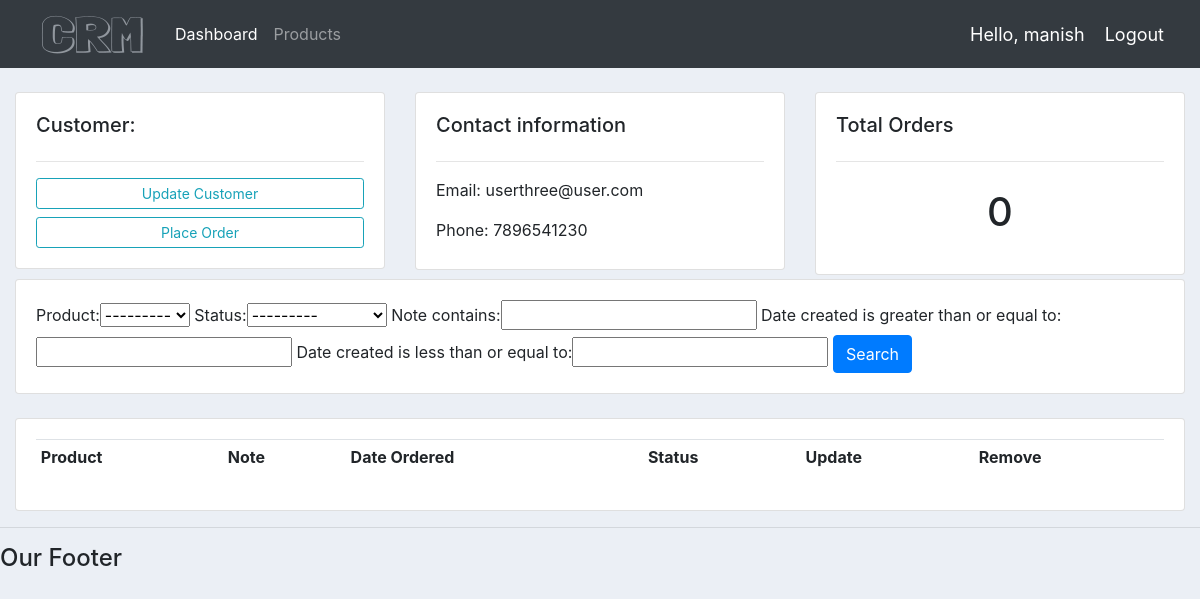
The app's page /customer/4 (signed in), older data.
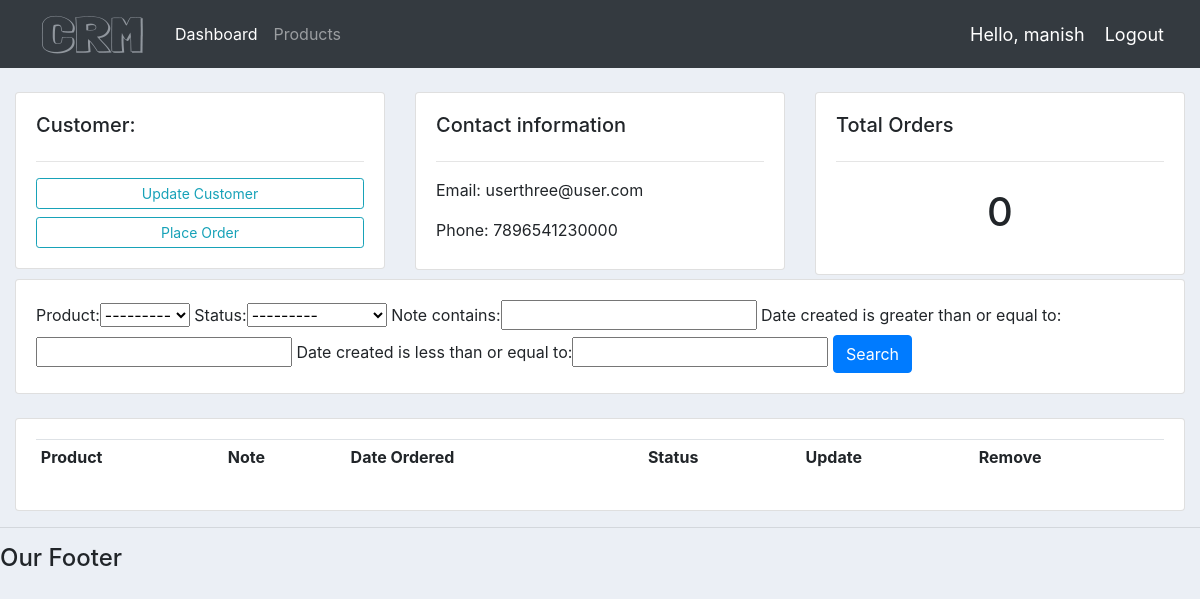
The same page, newer data.
### accounts/models.py (models this page shows, shortened)
class Customer(models.Model):
    user = models.OneToOneField(User, null=True, blank=True, on_delete=models.CASCADE)
    name = models.CharField(max_length=200, null=True)
    phone = models.CharField(max_length=200, null=True)
    email = models.CharField(max_length=200, null=True)
    profile_pic = models.ImageField(default="pro3.png", null=True, blank=True)
    date_created = models.DateTimeField(auto_now_add=True, null=True)

### accounts/decorators.py (the view)
        def wrapper_func(request, *args, **kwargs):
            group = None
            if request.user.groups.exists():
                group = request.user.groups.all()[0].name
            if group in allowed_roles:
                return view_func(request, *args, **kwargs)
            else:
                return HttpResponse('you are not authorized to view this page')

### accounts/models.py (called while the page is built)
    def __str__(self):
        return self.name

### accounts/views.py (called while the page is built)
@login_required(login_url='login')
@allowed_users(allowed_roles=['admin'])
def customer(request, pk_test):
    customer = Customer.objects.get(id=pk_test)
    orders = customer.order_set.all()
    order_count = orders.count()
    myFilter = OrderFilter(request.GET, queryset=orders)
    orders = myFilter.qs
    context = {'customer': customer,
                'orders':orders,
                'order_count': order_count,
                'myFilter': myFilter
                }
    return render(request, 'accounts/customer.html', context)

### accounts/templates/accounts/customer.html (shortened to what this page needs)
{% extends 'accounts/main.html' %}
{% block content %}
<br>
<div class="row">
  <div class="col-md">
    <div class="card card-body">
      <h5>Customer:</h5>
      <hr>
      <a class="btn btn-outline-info btn-sm btn-block" href="">
        Update Customer
      </a>
      <a class="btn btn-outline-info btn-sm btn-block" href="{% url 'create_order' customer.id %}">
        Place Order
      </a>
    </div>
  </div>
  <div class="col-md">
    <div class="card card-body" style="height:95%">
      <h5>Contact information</h5>
      <hr>
      <p>Email: {{ customer.email }}</p>
      <p>Phone: {{ customer.phone }}</p>
    </div>
  </div>
  <div class="col-md">
    <div class="card card-body">
      <h5>Total Orders</h5>
      <hr>
      <h1 style="text-align: center; padding: 10px">{{ order_count }}</h1>
    </div>
  </div>
</div>
<div class="row">
  <div class="col">
    <div class="card card-body">
      <form method="get">
        {{ myFilter.form }}
        <button class="btn btn-primary" type="submit">Search</button>
      </form>
    </div>
  </div>
</div>
<br>
<div class="row">
  <div class="col-md">
    <div class="card card-body">
      <table class="table table-sm">
        <tr>
          <th>Product</th>
          <th>Note</th>
          <th>Date Ordered</th>
          <th>Status</th>
          <th>Update</th>
          <th>Remove</th>
        </tr>
      </table>
    </div>
  </div>
</div>
{% endblock %}

Row changes from the older to the newer data that the page shows:
changed Customer "userthree@user.com": phone "7896541230" → "7896541230000"
